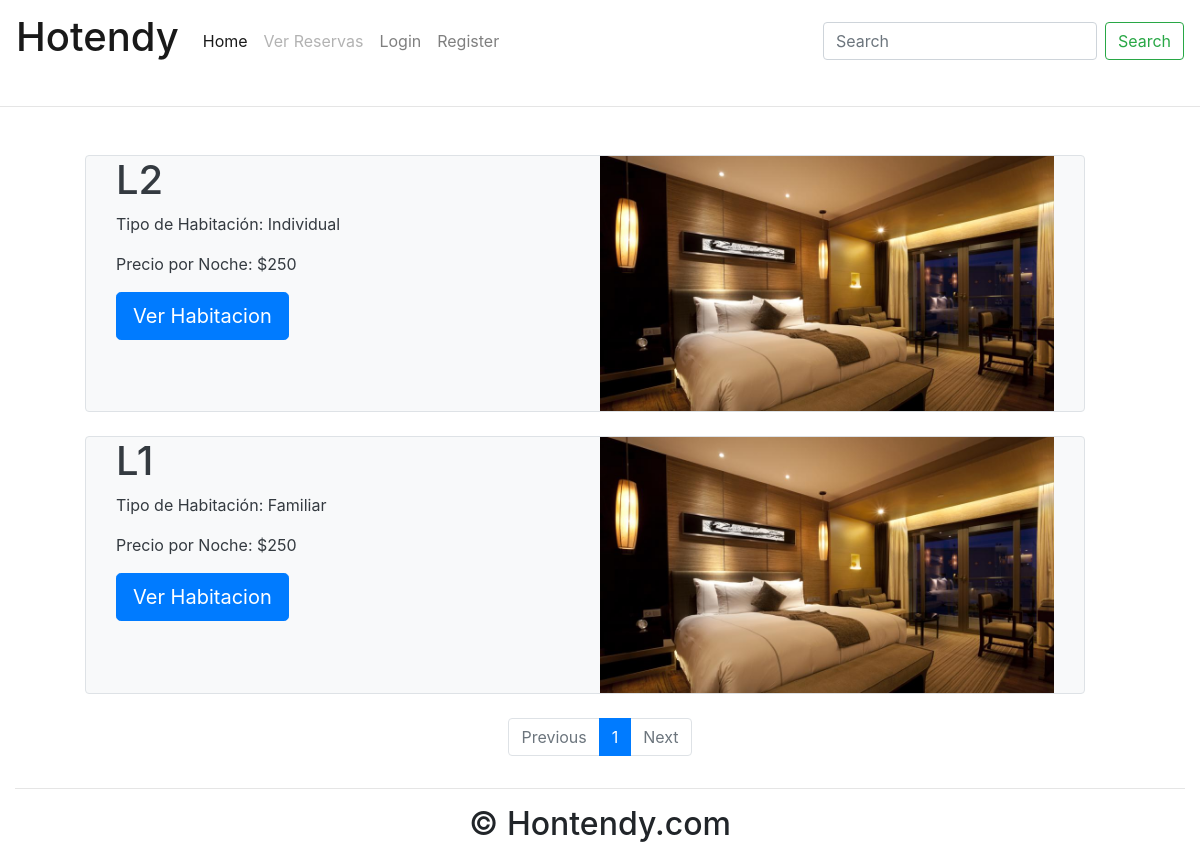
The page /hoteles/1/ on the database as committed earlier.
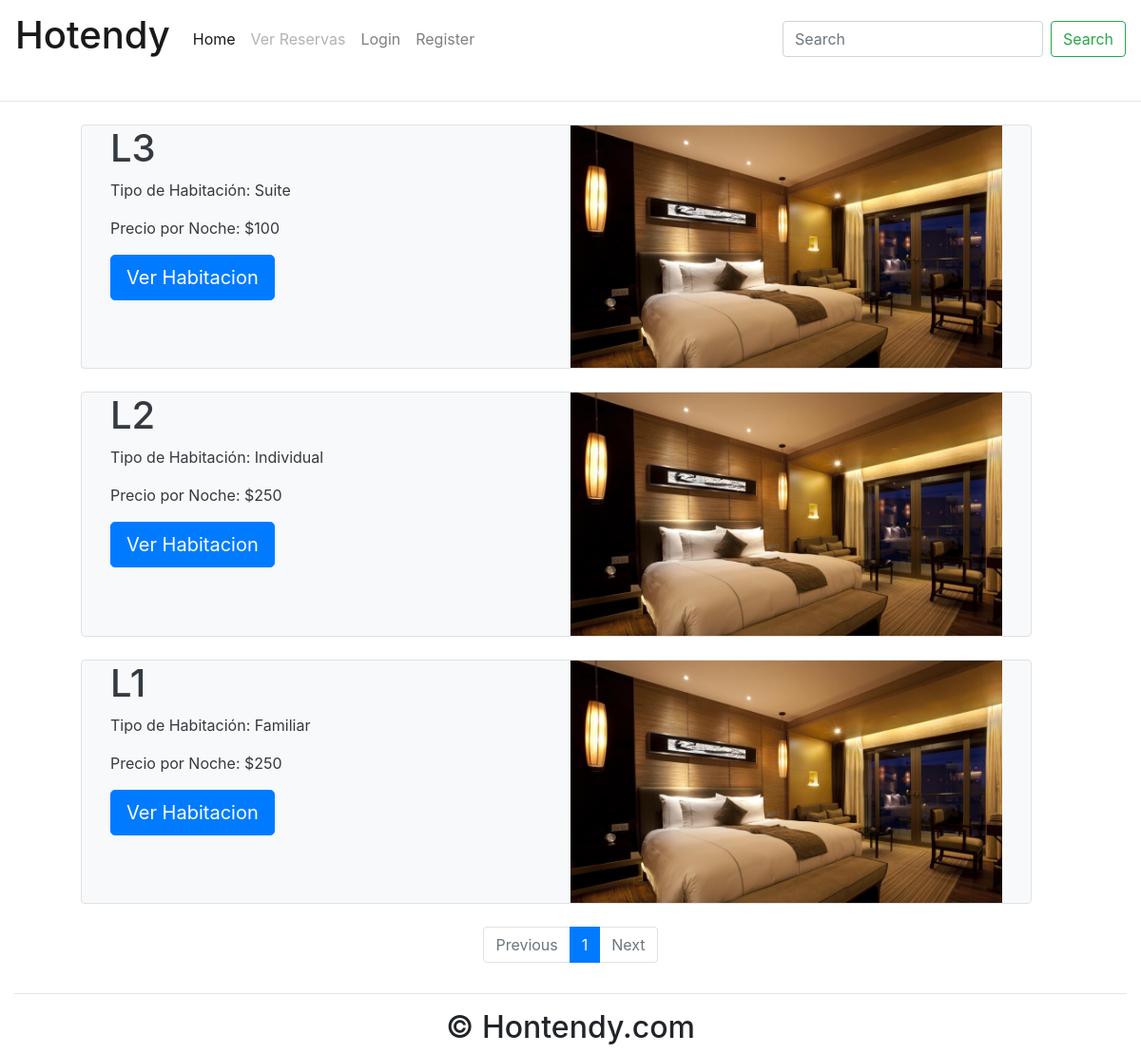
The same page on the database as committed later.
### Proyecto/models.py (models this page shows, shortened)
class Habitacion(models.Model):
    precio_noche = models.IntegerField()
    descripcion = models.TextField(max_length=500, default="Descripcion estandar")
    num_habitacion = models.CharField(max_length= 5)
    cant_dormitorios = models.IntegerField()
    cant_banios = models.IntegerField()
    status_estado = [
        ('Disponible', 'D'),
        ('Ocupado', 'O'),
    ]
    estado = models.CharField(max_length=50, choices=status_estado, default='Disponible')
    status=[
    ('Suite', 'Suite'),
    ('Matrimonial', 'Matrimonial'),
    ('Individual', 'Individual'),
    ('Familiar', 'Familiar'),
    ('Normal', 'Normal'),
    ('Presidencial', 'Presidencial'),
    ]
    tipo_habitacion = models.CharField(max_length = 50,choices = status, default='Normal')
    img_habitacion = models.ImageField(max_length=100, default='/img_habitacion/habitacion_prueba.jpg', upload_to='img_habitacion/', blank=True, null=True)
    class Meta:
        verbose_name = 'Habitacion'
        verbose_name_plural = 'Habitaciones'

### Proyecto/views.py (the view)
# urls.py: path('hoteles/<str:Hotel>/',HotelesView2,name="hoteles"),
def HotelesView2(request, Hotel):
    from .models import Hotel as hotel
    hoteles = hotel.objects.get(pk=Hotel)  # Aca deberiamos llamar a las habitaciones del hotel que queremos
    h = hoteles.habitaciones.all() #Tomamos SOLO las habitaciones del hotel para hacer el pagination
    hab = hoteles.habitaciones.count()
    paginator = Paginator(h, 9)
    page_number = request.GET.get('page')
    page_obj = paginator.get_page(page_number)
    contador = 0
    context = {
        'hoteles': hoteles,
        'habitaciones': page_obj,
        'h': h,
        'hab': hab,
        'contador': contador,
    }
    return render(request, 'Proyecto/hoteles2.html', context)

### templates/Proyecto/hoteles2.html
{% extends 'Proyecto/home2.html' %}
{% block content %}
    <div class="container-fluid padding">
        {% for habitacion in habitaciones %}
            <div class="row padding">
                <div class="col-lg-1"></div>
                {% if habitacion.estado == "Disponible" %}
                    <div class="row padding col-lg-10 rounded bg-light text-dark border">
                        <div class="col">
                            <h1>{{ habitacion.num_habitacion }}</h1>
                            <p>Tipo de Habitación: {{habitacion.tipo_habitacion}}</p>
                            <p>Precio por Noche: ${{habitacion.precio_noche}}</p>
                            <a href="{% url "habitaciones" habitacion.id %}">
                                <button class="btn btn-primary btn-lg zoom">Ver Habitacion</button>
                            </a>
                        </div>
                        <div class="col">
                            <img src=/media/{{ habitacion.img_habitacion }} class="img-fluid">
                        </div>
                    </div>
                {% else %}
                    <div class="row padding col-lg-10 rounded sorry"></div>
                {% endif %}
                <div class="col-lg-1"></div>
            </div>
            <br>
        {% endfor %}
        <nav aria-label="">
            <ul class="pagination justify-content-center">
                {% if habitaciones.has_previous %}
                    <li class="page-item">
                        <a class="page-link" href="?page={{ habitaciones.previous_page_number }}">Previous</a>
                    </li>
                {% else %}
                    <li class="page-item disabled">
                        <a class="page-link" href="#" tabindex="-1" aria-disabled="true">Previous</a>
                    </li>
                {% endif %}
                {% for i in habitaciones.paginator.page_range %}
                    {% if habitaciones.number == i %}
                        <li class="page-item active" aria-current="page">
                            <span class="page-link">
                                {{ i }}<span class="sr-only">(current)</span>
                            </span>
                        </li>
                    {% else %}
                        <li class="page-item"><a class="page-link" href="?page={{ i }}">{{ i }}</a></li>
                    {% endif %}
                {% endfor %}
                {% if habitaciones.has_next %}
                    <li class="page-item">
                        <a class="page-link" href="?page={{ habitaciones.next_page_number }}">Next</a>
                    </li>
                {% else %}
                    <li class="page-item disabled">
                        <a class="page-link" href="#" tabindex="-1" aria-disabled="true">Next</a>
                    </li>
                {% endif %}
            </ul>
        </nav>
    </div>
{% endblock %}
{% block footer %}
    <footer>
        <div class="container-fluid padding">
            <div class="row text-center">
                <div class="col-12">
                    <hr class="light">
                    <h2>&copy; Hontendy.com</h2>
                </div>
            </div>
        </div>
    </footer>
{% endblock %}

### templates/Proyecto/home2.html (shortened to what this page needs)
<!DOCTYPE html>
<html lang="en">
<head>
    {% load staticfiles %}
    <link rel="stylesheet" href="https://cdn.jsdelivr.net/npm/bootstrap@4.5.3/dist/css/bootstrap.min.css"
>
    {% block styles %}
        <link rel="stylesheet" href="{% static 'style_home2.css' %}">
    {% endblock %}
</head>
<body>
{% block nav %}
    <header class="wololo">
        {% include 'Proyecto/nav.html' %}
    </header>
{% endblock %}
{% block content %}{% endblock %}
{% block footer %}{% endblock %}
</body>
</html>

### templates/Proyecto/nav.html (shortened to what this page needs)
<nav class="navbar navbar-expand-lg navbar-light">
    <a class="navbar-brand" href="{% url 'home' %}"><h1>Hotendy</h1></a>
    <div class="collapse navbar-collapse" id="navbarResponsive">
        <ul class="navbar-nav mr-auto">
            <li class="nav-item active">
                <a class="nav-link" href="{% url 'home' %}">Home <span class="sr-only">(current)</span></a>
            </li>
            <li class="nav-item">
                {% if request.user.is_authenticated %}
                    <a class="nav-link" href="{% url "deshacer_reserva"%}">Ver Reservas</a>
                {% else %}
                    <a class="nav-link disabled" aria-disabled="true" href="">Ver Reservas</a>
                {% endif %}
            </li>
            <li class="nav-item">
                {% if request.user.is_authenticated %}
                    <a class="nav-link" href="{% url 'logout' %}">Logout</a>
                {% else %}
                    <a class="nav-link " href="{% url 'login' %}">Login</a>
                {% endif %}
            </li>
            <li class="nav-item">
                <a class="nav-link " href="{% url 'register' %}">Register</a>
            </li>
        </ul>
        <form class="form-inline my-2 my-lg-0">
            <input class="form-control mr-sm-2" type="search" placeholder="Search" aria-label="Search" name="buscar">
            <button class="btn btn-outline-success my-2 my-sm-0" type="submit">Search</button>
        </form>
    </div>
</nav>
<hr class="my-4">

### Proyecto/static/style_home2.css (style rules this page uses)
.zoom { transition: transform .5s; }

Rows that differ between the two databases and show on the page:
now on this page (row edited): Habitacion: num_habitacion "L3", tipo_habitacion "Suite", precio_noche "100", img_habitacion (picture)
